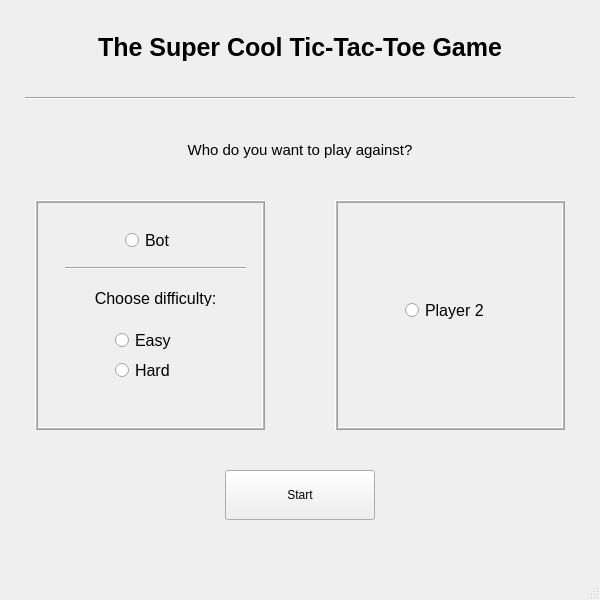
<?xml version="1.0" encoding="UTF-8"?>
<ui version="4.0">
 <class>MainWindow</class>
 <widget class="QMainWindow" name="MainWindow">
  <property name="geometry">
   <rect>
    <x>0</x>
    <y>0</y>
    <width>600</width>
    <height>600</height>
   </rect>
  </property>
  <property name="windowTitle">
   <string>MainWindow</string>
  </property>
  <widget class="QWidget" name="centralwidget">
   <widget class="QLabel" name="mainTitle">
    <property name="geometry">
     <rect>
      <x>50</x>
      <y>10</y>
      <width>500</width>
      <height>75</height>
     </rect>
    </property>
    <property name="font">
     <font>
      <pointsize>19</pointsize>
      <weight>75</weight>
      <bold>true</bold>
     </font>
    </property>
    <property name="text">
     <string>The Super Cool Tic-Tac-Toe Game</string>
    </property>
    <property name="textFormat">
     <enum>Qt::PlainText</enum>
    </property>
    <property name="alignment">
     <set>Qt::AlignCenter</set>
    </property>
   </widget>
   <widget class="QLabel" name="choiceLabel">
    <property name="geometry">
     <rect>
      <x>150</x>
      <y>140</y>
      <width>300</width>
      <height>20</height>
     </rect>
    </property>
    <property name="font">
     <font>
      <pointsize>11</pointsize>
     </font>
    </property>
    <property name="text">
     <string>Who do you want to play against?</string>
    </property>
    <property name="alignment">
     <set>Qt::AlignCenter</set>
    </property>
   </widget>
   <widget class="Line" name="MainTitleLine">
    <property name="geometry">
     <rect>
      <x>25</x>
      <y>90</y>
      <width>550</width>
      <height>16</height>
     </rect>
    </property>
    <property name="orientation">
     <enum>Qt::Horizontal</enum>
    </property>
   </widget>
   <widget class="QFrame" name="botFrame">
    <property name="geometry">
     <rect>
      <x>35</x>
      <y>200</y>
      <width>230</width>
      <height>230</height>
     </rect>
    </property>
    <property name="frameShape">
     <enum>QFrame::Box</enum>
    </property>
    <property name="frameShadow">
     <enum>QFrame::Raised</enum>
    </property>
    <property name="lineWidth">
     <number>1</number>
    </property>
    <property name="midLineWidth">
     <number>1</number>
    </property>
    <widget class="Line" name="botFrameLine">
     <property name="geometry">
      <rect>
       <x>30</x>
       <y>60</y>
       <width>181</width>
       <height>16</height>
      </rect>
     </property>
     <property name="orientation">
      <enum>Qt::Horizontal</enum>
     </property>
    </widget>
    <widget class="QLabel" name="choosedifLabel">
     <property name="geometry">
      <rect>
       <x>40</x>
       <y>90</y>
       <width>161</width>
       <height>16</height>
      </rect>
     </property>
     <property name="font">
      <font>
       <pointsize>12</pointsize>
      </font>
     </property>
     <property name="text">
      <string>Choose difficulty:</string>
     </property>
     <property name="alignment">
      <set>Qt::AlignCenter</set>
     </property>
    </widget>
    <widget class="QRadioButton" name="botRadioButton">
     <property name="geometry">
      <rect>
       <x>90</x>
       <y>30</y>
       <width>61</width>
       <height>21</height>
      </rect>
     </property>
     <property name="font">
      <font>
       <pointsize>12</pointsize>
      </font>
     </property>
     <property name="text">
      <string>Bot</string>
     </property>
    </widget>
    <widget class="QRadioButton" name="easyRadioButton">
     <property name="geometry">
      <rect>
       <x>80</x>
       <y>130</y>
       <width>71</width>
       <height>21</height>
      </rect>
     </property>
     <property name="font">
      <font>
       <pointsize>12</pointsize>
      </font>
     </property>
     <property name="text">
      <string>Easy</string>
     </property>
     <property name="checkable">
      <bool>true</bool>
     </property>
     <property name="checked">
      <bool>false</bool>
     </property>
    </widget>
    <widget class="QRadioButton" name="hardRadioButton">
     <property name="geometry">
      <rect>
       <x>80</x>
       <y>160</y>
       <width>71</width>
       <height>21</height>
      </rect>
     </property>
     <property name="font">
      <font>
       <pointsize>12</pointsize>
      </font>
     </property>
     <property name="text">
      <string>Hard</string>
     </property>
    </widget>
   </widget>
   <widget class="QPushButton" name="startButton">
    <property name="geometry">
     <rect>
      <x>225</x>
      <y>470</y>
      <width>150</width>
      <height>50</height>
     </rect>
    </property>
    <property name="text">
     <string>Start</string>
    </property>
    <property name="flat">
     <bool>false</bool>
    </property>
   </widget>
   <widget class="QFrame" name="player2Frame">
    <property name="geometry">
     <rect>
      <x>335</x>
      <y>200</y>
      <width>230</width>
      <height>230</height>
     </rect>
    </property>
    <property name="frameShape">
     <enum>QFrame::Box</enum>
    </property>
    <property name="frameShadow">
     <enum>QFrame::Raised</enum>
    </property>
    <property name="lineWidth">
     <number>1</number>
    </property>
    <property name="midLineWidth">
     <number>1</number>
    </property>
    <widget class="QRadioButton" name="player2RadioButton">
     <property name="geometry">
      <rect>
       <x>70</x>
       <y>100</y>
       <width>99</width>
       <height>21</height>
      </rect>
     </property>
     <property name="font">
      <font>
       <pointsize>12</pointsize>
      </font>
     </property>
     <property name="text">
      <string>Player 2</string>
     </property>
     <property name="autoExclusive">
      <bool>true</bool>
     </property>
    </widget>
   </widget>
  </widget>
  <widget class="QMenuBar" name="menubar">
   <property name="geometry">
    <rect>
     <x>0</x>
     <y>0</y>
     <width>600</width>
     <height>20</height>
    </rect>
   </property>
  </widget>
  <widget class="QStatusBar" name="statusbar"/>
 </widget>
 <resources/>
 <connections/>
</ui>
